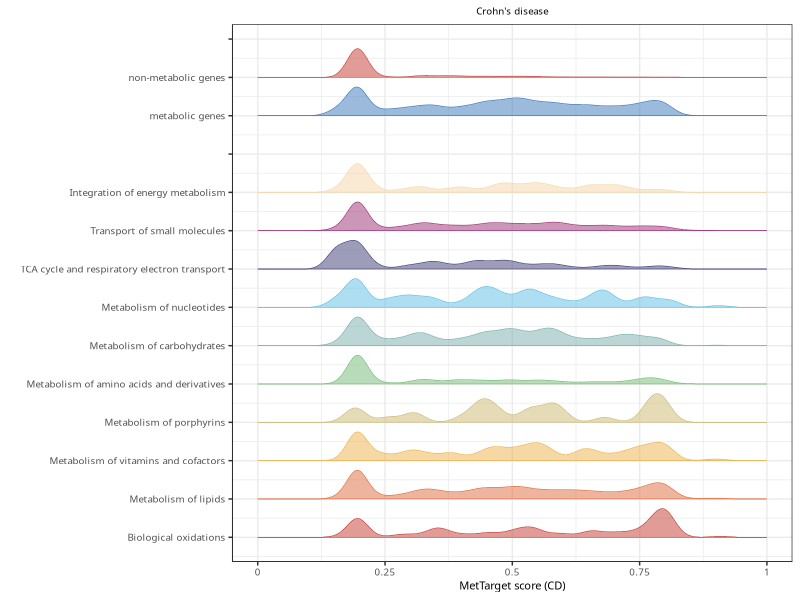
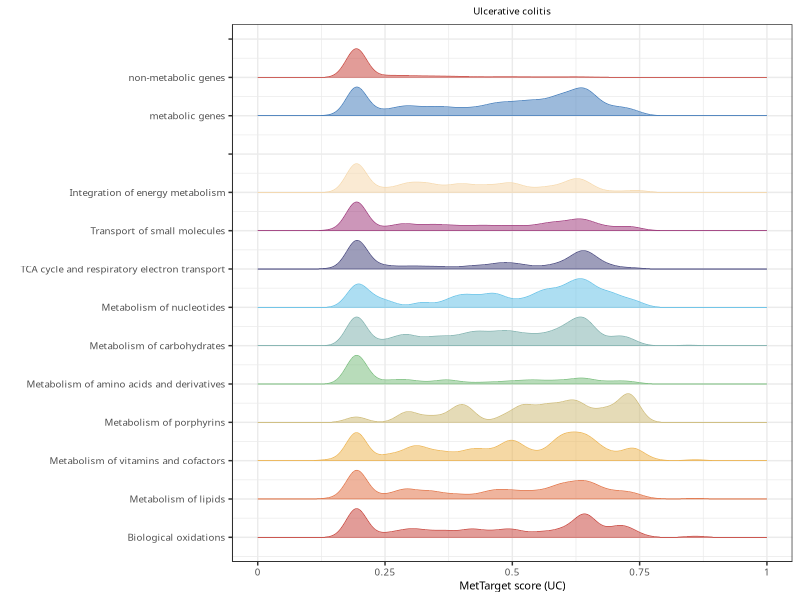

These figures' R source, in order:
#!/usr/bin/env Rscript

options(echo = TRUE)
Sys.time()

library(ggplot2)
library(openxlsx)

#' ----------
#'
#' # set parameters

select_pathway <- c("Biological oxidations",
                    "Metabolism of lipids",
                    "Metabolism of vitamins and cofactors",
                    "Metabolism of porphyrins",
                    "Metabolism of amino acids and derivatives",
                    "Metabolism of carbohydrates",
                    "Metabolism of nucleotides",
                    "TCA cycle and respiratory electron transport",
                    "Transport of small molecules",
                    "Integration of energy metabolism",
                    "  ",
                    "metabolic genes",
                    "non-metabolic genes",
                    " ",
                    "")

N <- length(select_pathway) - 3

mycolors <- c("#C53B32",
              "#E06B3C",
              "#ECB14A",
              "#CCB871",
              "#72BA76",
              "#78ADAA",
              "#5CBEE6",
              "#3D3D77",
              "#992E75",
              "#F5D6A7",
              "#DA4554",
              "#3A76B7")

category_colors <- setNames(rep(mycolors, length.out = length(select_pathway)), select_pathway)

prepare_figure3a_data <- function(sheet) {
  data_df <- as.data.frame(read.xlsx("../data/data.Figure3A.xlsx", sheet = sheet, colNames = TRUE))
  data_df[which(is.na(data_df[, "category"])), "category"] <- ""
  data_df <- rbind.data.frame(
    data_df,
    data.frame("score" = NA, "category" = " "),
    data.frame("score" = NA, "category" = "  ")
  )
  data_df[, "category"] <- factor(data_df[, "category"], levels = select_pathway)
  data_df
}

prepare_ridge_df <- function(data_df, categories, bw = 0.02, rel_min_height = 0.01, scale = 0.75) {
  ridge_list <- lapply(categories, function(cat) {
    scores <- data_df$score[data_df$category == cat & !is.na(data_df$score)]
    if (length(scores) < 2) {
      return(NULL)
    }
    dens <- stats::density(scores, bw = bw, from = 0, to = 1, n = 512)
    hmax <- max(dens$y, na.rm = TRUE)
    if (!is.finite(hmax) || hmax <= 0) {
      return(NULL)
    }
    height <- dens$y / hmax * scale
    height[height / scale < rel_min_height] <- 0
    data.frame(
      category = cat,
      x = dens$x,
      height = height,
      stringsAsFactors = FALSE
    )
  })
  ridge_df <- do.call(rbind, ridge_list)
  ridge_df$category <- factor(ridge_df$category, levels = categories)
  ridge_df$y <- as.numeric(ridge_df$category)
  ridge_df
}

plot_figure3a <- function(data_df, prefix) {
  ridge_df <- prepare_ridge_df(data_df, select_pathway)

  ggplot(ridge_df, aes(x = x, group = category)) +
    geom_ribbon(
      aes(ymin = y, ymax = y + height, fill = category, colour = category),
      alpha = 0.5,
      linewidth = 0.2
    ) +
    scale_x_continuous(
      limits = c(0, 1),
      breaks = c(0, 0.25, 0.5, 0.75, 1),
      labels = c("0", "0.25", "0.5", "0.75", "1")
    ) +
    scale_y_continuous(breaks = seq_along(select_pathway), labels = select_pathway) +
    scale_fill_manual(values = category_colors, guide = "none") +
    scale_colour_manual(values = category_colors, guide = "none") +
    ylab("") +
    xlab(paste0("MetTarget score (", prefix, ")")) +
    theme_bw() +
    ggtitle(ifelse(prefix == "CD", "Crohn's disease", "Ulcerative colitis")) +
    theme(
      axis.text.x = element_text(size = 7, family = "Sans"),
      axis.text.y = element_text(size = 7, family = "Sans"),
      legend.text = element_text(size = 7, family = "Sans"),
      axis.title.y = element_text(size = 7, family = "Sans"),
      axis.title.x = element_text(size = 8, family = "Sans"),
      axis.line.x.bottom = element_line(linewidth = 0.2),
      axis.line.y.left = element_line(linewidth = 0.2),
      plot.title = element_text(size = 7, family = "Sans", hjust = 0.5),
      legend.position = "none"
    )
}

#' ----------
#'
#' # Plot CD

prefix <- "CD"
data_df <- prepare_figure3a_data(prefix)
p <- plot_figure3a(data_df, prefix)

png(filename = paste0("Figure3A.", prefix, ".png"),
    width = 1400, height = 1600, units = "px", res = 300)
print(p)
dev.off()

#' ----------
#'
#' # Plot UC

prefix <- "UC"
data_df <- prepare_figure3a_data(prefix)
p <- plot_figure3a(data_df, prefix)

png(filename = paste0("Figure3A.", prefix, ".png"),
    width = 1400, height = 1600, units = "px", res = 300)
print(p)
dev.off()

closeAllConnections()

sessionInfo()

#' ----------
#'
#' # Done.
